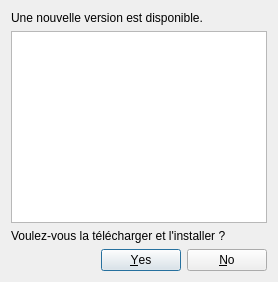
<?xml version="1.0" encoding="UTF-8"?>
<ui version="4.0">
 <class>Form_New_Version_Information</class>
 <widget class="QDialog" name="Form_New_Version_Information">
  <property name="windowModality">
   <enum>Qt::ApplicationModal</enum>
  </property>
  <property name="windowTitle">
   <string>Nouvelle version</string>
  </property>
  <property name="modal">
   <bool>true</bool>
  </property>
  <layout class="QGridLayout" name="gridLayout">
   <item row="0" column="0">
    <widget class="QLabel" name="version">
     <property name="text">
      <string>Une nouvelle version est disponible.</string>
     </property>
    </widget>
   </item>
   <item row="3" column="0">
    <widget class="QDialogButtonBox" name="buttonBox">
     <property name="orientation">
      <enum>Qt::Horizontal</enum>
     </property>
     <property name="standardButtons">
      <set>QDialogButtonBox::No|QDialogButtonBox::Yes</set>
     </property>
    </widget>
   </item>
   <item row="1" column="0">
    <widget class="QTextBrowser" name="version_informations">
     <property name="acceptDrops">
      <bool>false</bool>
     </property>
     <property name="openExternalLinks">
      <bool>true</bool>
     </property>
    </widget>
   </item>
   <item row="2" column="0">
    <widget class="QLabel" name="label_2">
     <property name="text">
      <string>Voulez-vous la télécharger et l'installer ?</string>
     </property>
    </widget>
   </item>
  </layout>
 </widget>
 <resources/>
 <connections>
  <connection>
   <sender>buttonBox</sender>
   <signal>accepted()</signal>
   <receiver>Form_New_Version_Information</receiver>
   <slot>accept()</slot>
   <hints>
    <hint type="sourcelabel">
     <x>248</x>
     <y>254</y>
    </hint>
    <hint type="destinationlabel">
     <x>157</x>
     <y>274</y>
    </hint>
   </hints>
  </connection>
  <connection>
   <sender>buttonBox</sender>
   <signal>rejected()</signal>
   <receiver>Form_New_Version_Information</receiver>
   <slot>reject()</slot>
   <hints>
    <hint type="sourcelabel">
     <x>316</x>
     <y>260</y>
    </hint>
    <hint type="destinationlabel">
     <x>286</x>
     <y>274</y>
    </hint>
   </hints>
  </connection>
 </connections>
</ui>
